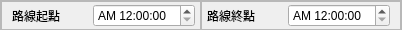
    <widget class="QFrame" name="frame_6">
     <property name="sizePolicy">
      <sizepolicy hsizetype="Preferred" vsizetype="Fixed">
       <horstretch>0</horstretch>
       <verstretch>0</verstretch>
      </sizepolicy>
     </property>
     <property name="minimumSize">
      <size>
       <width>0</width>
       <height>30</height>
      </size>
     </property>
     <property name="maximumSize">
      <size>
       <width>16777215</width>
       <height>30</height>
      </size>
     </property>
     <property name="frameShape">
      <enum>QFrame::Shape::StyledPanel</enum>
     </property>
     <property name="frameShadow">
      <enum>QFrame::Shadow::Raised</enum>
     </property>
     <layout class="QHBoxLayout" name="horizontalLayout_3">
      <property name="spacing">
       <number>0</number>
      </property>
      <property name="leftMargin">
       <number>0</number>
      </property>
      <property name="topMargin">
       <number>0</number>
      </property>
      <property name="rightMargin">
       <number>0</number>
      </property>
      <property name="bottomMargin">
       <number>0</number>
      </property>
      <item>
       <widget class="QFrame" name="line_start_f_2">
        <property name="sizePolicy">
         <sizepolicy hsizetype="Fixed" vsizetype="Fixed">
          <horstretch>0</horstretch>
          <verstretch>0</verstretch>
         </sizepolicy>
        </property>
        <property name="minimumSize">
         <size>
          <width>200</width>
          <height>30</height>
         </size>
        </property>
        <property name="maximumSize">
         <size>
          <width>200</width>
          <height>30</height>
         </size>
        </property>
        <property name="frameShape">
         <enum>QFrame::Shape::StyledPanel</enum>
        </property>
        <property name="frameShadow">
         <enum>QFrame::Shadow::Raised</enum>
        </property>
        <layout class="QHBoxLayout" name="horizontalLayout_24">
         <property name="leftMargin">
          <number>10</number>
         </property>
         <property name="topMargin">
          <number>1</number>
         </property>
         <property name="rightMargin">
          <number>5</number>
         </property>
         <property name="bottomMargin">
          <number>1</number>
         </property>
         <item>
          <widget class="QLabel" name="first_departure_l">
           <property name="sizePolicy">
            <sizepolicy hsizetype="Fixed" vsizetype="Preferred">
             <horstretch>0</horstretch>
             <verstretch>0</verstretch>
            </sizepolicy>
           </property>
           <property name="minimumSize">
            <size>
             <width>75</width>
             <height>0</height>
            </size>
           </property>
           <property name="maximumSize">
            <size>
             <width>75</width>
             <height>16777215</height>
            </size>
           </property>
           <property name="text">
            <string>路線起點</string>
           </property>
          </widget>
         </item>
         <item>
          <widget class="QTimeEdit" name="first_departure_t">
           <property name="currentSection">
            <enum>QDateTimeEdit::Section::AmPmSection</enum>
           </property>
           <property name="displayFormat">
            <string>AP hh:mm:ss</string>
           </property>
          </widget>
         </item>
        </layout>
       </widget>
      </item>
      <item>
       <widget class="QFrame" name="line_end_f_2">
        <property name="sizePolicy">
         <sizepolicy hsizetype="Fixed" vsizetype="Fixed">
          <horstretch>0</horstretch>
          <verstretch>0</verstretch>
         </sizepolicy>
        </property>
        <property name="minimumSize">
         <size>
          <width>200</width>
          <height>30</height>
         </size>
        </property>
        <property name="maximumSize">
         <size>
          <width>200</width>
          <height>30</height>
         </size>
        </property>
        <property name="frameShape">
         <enum>QFrame::Shape::StyledPanel</enum>
        </property>
        <property name="frameShadow">
         <enum>QFrame::Shadow::Raised</enum>
        </property>
        <layout class="QHBoxLayout" name="horizontalLayout_25">
         <property name="leftMargin">
          <number>5</number>
         </property>
         <property name="topMargin">
          <number>1</number>
         </property>
         <property name="rightMargin">
          <number>10</number>
         </property>
         <property name="bottomMargin">
          <number>1</number>
         </property>
         <item>
          <widget class="QLabel" name="last_departure_l">
           <property name="sizePolicy">
            <sizepolicy hsizetype="Fixed" vsizetype="Preferred">
             <horstretch>0</horstretch>
             <verstretch>0</verstretch>
            </sizepolicy>
           </property>
           <property name="minimumSize">
            <size>
             <width>75</width>
             <height>0</height>
            </size>
           </property>
           <property name="maximumSize">
            <size>
             <width>75</width>
             <height>16777215</height>
            </size>
           </property>
           <property name="text">
            <string>路線終點</string>
           </property>
          </widget>
         </item>
         <item>
          <widget class="QTimeEdit" name="last_departure_t">
           <property name="displayFormat">
            <string>AP hh:mm:ss</string>
           </property>
           <property name="timeSpec">
            <enum>Qt::TimeSpec::UTC</enum>
           </property>
          </widget>
         </item>
        </layout>
       </widget>
      </item>
     </layout>
    </widget>
